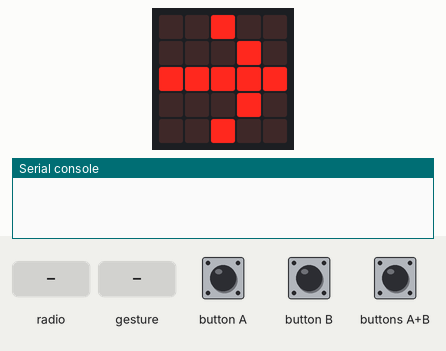
Simulated run of this program. Board: BBC micro:bit (MakeCode). Parts: the board's 5×5 LED display, the last lines printed to the serial console. Inputs (shaded band) come from the test bench. No radio messages arrive unless stated (any console line starting 'radio sent:' is added by the test bench); a tilt is held for 1.5 s and a shake lasts 1 s, then the board lies face up again.

Above: at 1.8 s.
1.9 s: radio message "1" arrives
At 2.2 s:
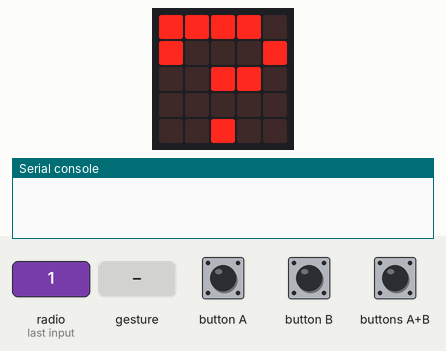
4.9 s: button A pressed for 0.15 s
At 5.5 s:
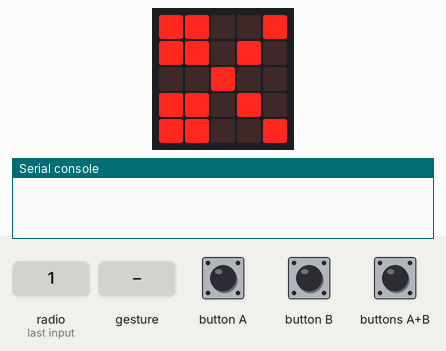
8.0 s: gesture 'shake'
At 9.4 s:
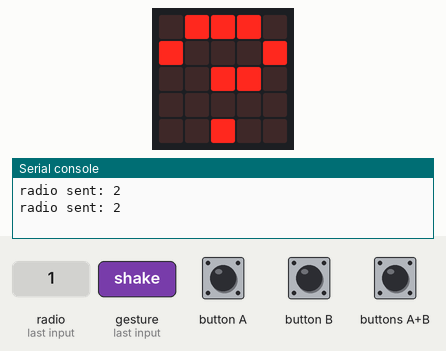
11.0 s: buttons A+B pressed for 1 s
At 12.3 s:
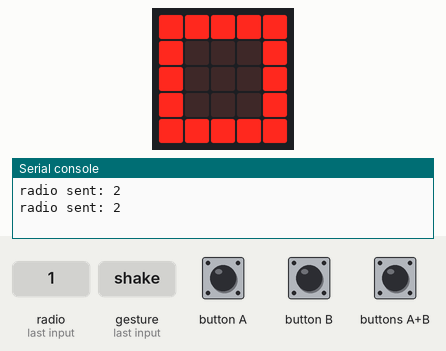
13.5 s: radio message "0" arrives
At 15.4 s:
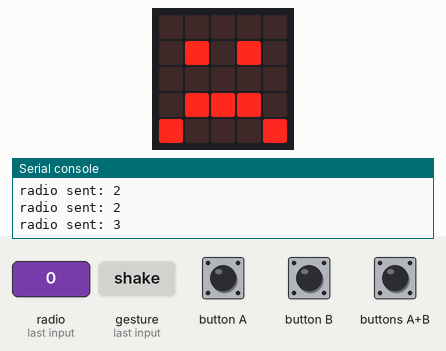
Timing chart, 0 to 16.9 s (numbered marks = the images above; inputs shaded):
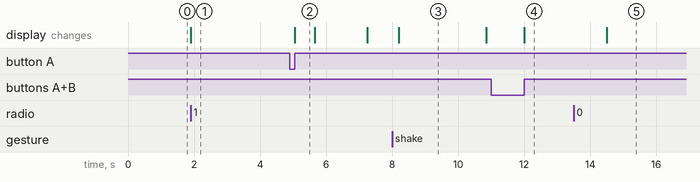

The program:

main.ts
```typescript
radio.onReceivedNumber(function (receivedNumber) {
    你出拳 = receivedNumber
    while (我出拳 == 0) {
        if (你出拳 == 1) {
            basic.showLeds(`
                # # # # .
                # . . . #
                . . # # .
                . . . . .
                . . # . .
                `)
            basic.pause(3000)
            我出拳 = 2
            basic.showIcon(IconNames.SmallSquare)
            radio.sendNumber(我出拳)
        } else if (你出拳 == 2) {
            basic.pause(3000)
            basic.showLeds(`
                . # # # .
                # . . . #
                . . # # .
                . . # . .
                . . # . .
                `)
            我出拳 = 3
            basic.showIcon(IconNames.Square)
            radio.sendNumber(我出拳)
        } else if (你出拳 == 3) {
            basic.pause(3000)
            basic.showLeds(`
                . # # # #
                # . . . #
                . . # # .
                . . . . .
                . . # . .
                `)
            我出拳 = 1
            basic.showIcon(IconNames.Scissors)
            radio.sendNumber(我出拳)
        }
    }
    basic.pause(1000)
    比輸贏()
    basic.pause(3000)
    設定初值()
})
input.onButtonPressed(Button.A, function () {
    if (我出拳 == 0) {
        我出拳 = 1
        basic.showIcon(IconNames.Scissors)
        radio.sendNumber(我出拳)
    }
})
function 設定初值 () {
    basic.showArrow(ArrowNames.East)
    我出拳 = 0
    你出拳 = 0
}
input.onGesture(Gesture.Shake, function () {
    basic.showString("?")
})
function 比輸贏 () {
    if (我出拳 == 你出拳) {
        basic.showIcon(IconNames.Duck)
    } else if (我出拳 == 1 && 你出拳 == 3) {
        basic.showIcon(IconNames.Happy)
    } else if (我出拳 == 2 && 你出拳 == 1) {
        basic.showIcon(IconNames.Happy)
    } else if (我出拳 == 3 && 你出拳 == 2) {
        basic.showIcon(IconNames.Happy)
    } else {
        basic.showIcon(IconNames.Sad)
    }
}
input.onButtonPressed(Button.AB, function () {
    if (我出拳 == 0) {
        我出拳 = 3
        basic.showIcon(IconNames.Square)
        radio.sendNumber(我出拳)
    }
})
input.onButtonPressed(Button.B, function () {
    if (我出拳 == 0) {
        我出拳 = 2
        basic.showIcon(IconNames.SmallSquare)
        radio.sendNumber(我出拳)
    }
})
let 我出拳 = 0
let 你出拳 = 0
radio.setGroup(50)
設定初值()
```

test.ts
```typescript
// 在這裡測試；當此封包作為擴充功能時，將不會編譯此內容。
```

Measured:
- after the input at 1.9 s, the display: changes at once (image 1)
- after the input at 4.9 s, the display: changes after 0.15 s (image 2)
- after the input at 8.0 s, the display: changes after 0.20 s (image 3)
- after the input at 11.0 s, the display: changes after 1.0 s (image 4)
- after the input at 13.5 s, the display: changes after 1.0 s (image 5)
- what the display in image 2 shows lasts 0.6 s, from 5.1 s to 5.7 s
- what the display in image 3 shows lasts 2.7 s, from 8.2 s to 10.9 s
